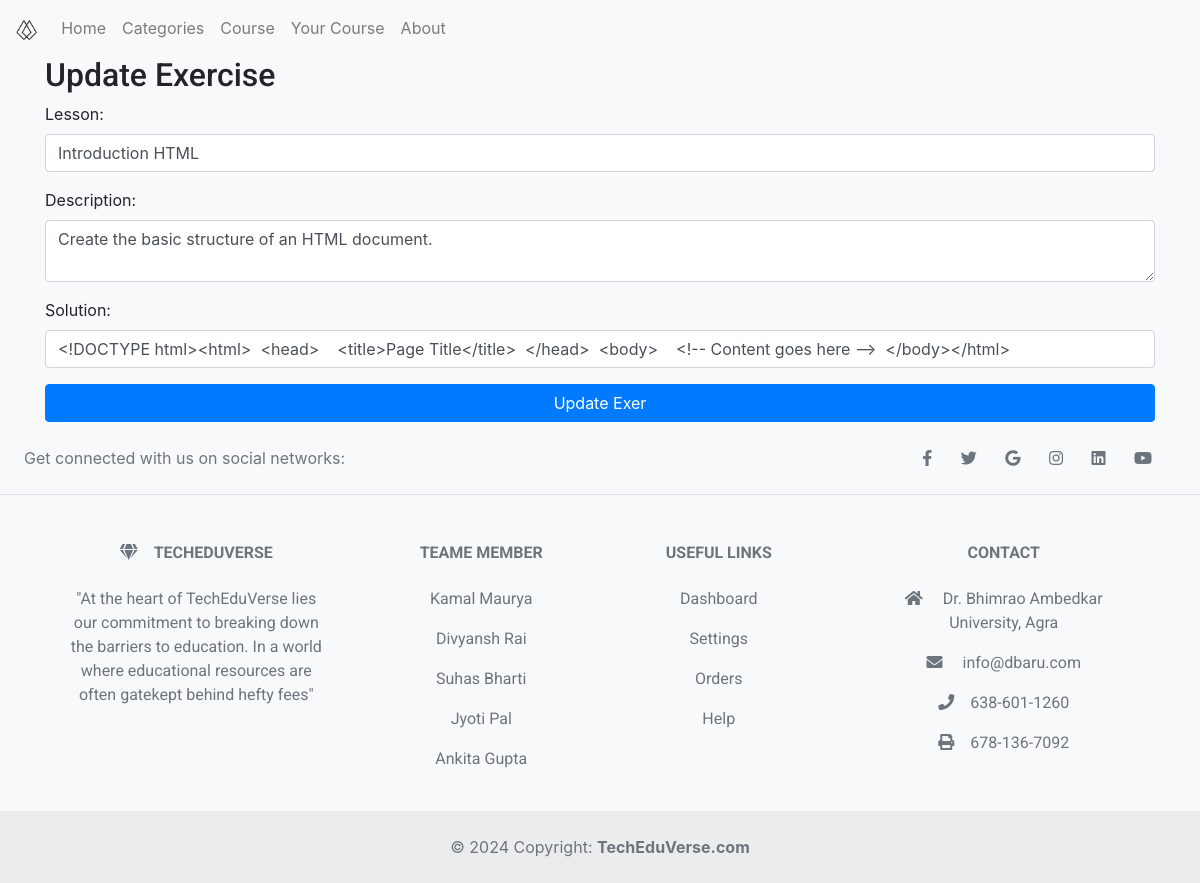
The page /exercises/update/4/ (signed in) on the database its author committed.
### courses/models.py (models this page shows)
class Exercise(models.Model):
    Lesson = models.ForeignKey(Lesson, on_delete=models.CASCADE)
    Description = models.TextField()
    Image = models.ImageField(upload_to='exercise_images/', blank=True, null=True)  # Add this line
    Solution = models.TextField()

class Lesson(models.Model):
    Course = models.ForeignKey(Course, on_delete=models.CASCADE)
    Title = models.CharField(max_length=255)
    Content = models.TextField()
    Image = models.ImageField(upload_to='lession_images/', blank=True, null=True)
    VideoURL = models.CharField(max_length=2048,blank=True, default='https://youtu.be/1xD7IqFO9L8?si=LK5yYtCoKmKvqDjI' )
    Order = models.IntegerField()

### courses/views.py (the view, shortened to what this page needs)
# urls.py: path('exercises/update/<int:exercise_id>/', views.update_exercise, name='update_exercise'),
@login_required
def update_exercise(request, exercise_id):
    exercise = get_object_or_404(Exercise, id=exercise_id)
    lessons = Lesson.objects.all()
    return render(request, 'dash_board/update_exercise.html', {
        'exercise': exercise,
        'lessons': lessons,
    })

### courses/templates/dash_board/update_exercise.html (shortened to what this page needs)
{% extends 'base.html' %}
{% block content %}
<div class="container">
    <h2>Update Exercise</h2>
    <form method="post">
        <div class="form-group">
            <label for="lesson_id">Lesson:</label>
            <select name="lesson_id" id="lesson_id" class="form-control">
                {% for lesson in lessons %}
                <option value="{{ lesson.id }}" {% if lesson.id == exercise.Lesson.id %}selected{% endif %}>{{ lesson.Title }}</option>
                {% endfor %}
            </select>
        </div>
        <div class="form-group">
            <label for="description">Description:</label>
            <textarea name="description" id="description" class="form-control">{{ exercise.Description }}</textarea>
        </div>
        <div class="form-group">
            <label for="solution">Solution:</label>
            <input type="text" name="solution" id="solution" class="form-control" value="{{ exercise.Solution }}">
        </div>
        <div class="d-grid gap-2 mt-2">
        <button type="submit" href="{% url 'update_exercise' exercise.id %}" class="btn btn-primary">Update Exer</button>
        </div>
    </form>
</div>
{% endblock %}

### courses/templates/base.html (style rules this page uses)
h1,h2,h3,h4,h5,h6,p { font-family: 'Roboto', sans-serif; }
.bg-light { background-color: pink; }

### rows shown on the page
Exercise: lesson_id "Introduction HTML", description "Create the basic structure of an HTML document.", solution "<!DOCTYPE html><html> <head> <title>Page Title</title> </head> <body> <!-- Content goes here --> </body></html>"
